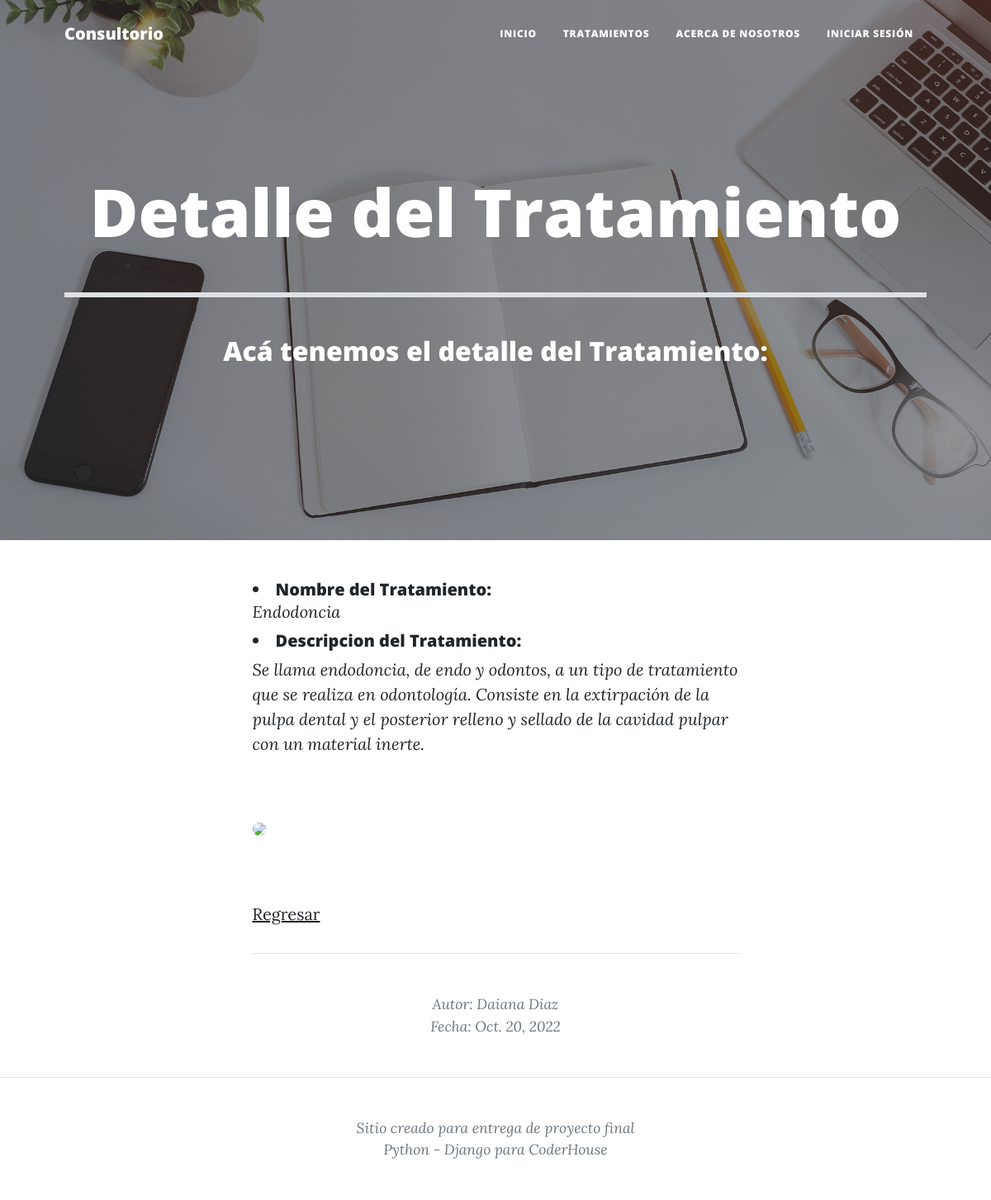
Before: /pages/2 with the older database file.
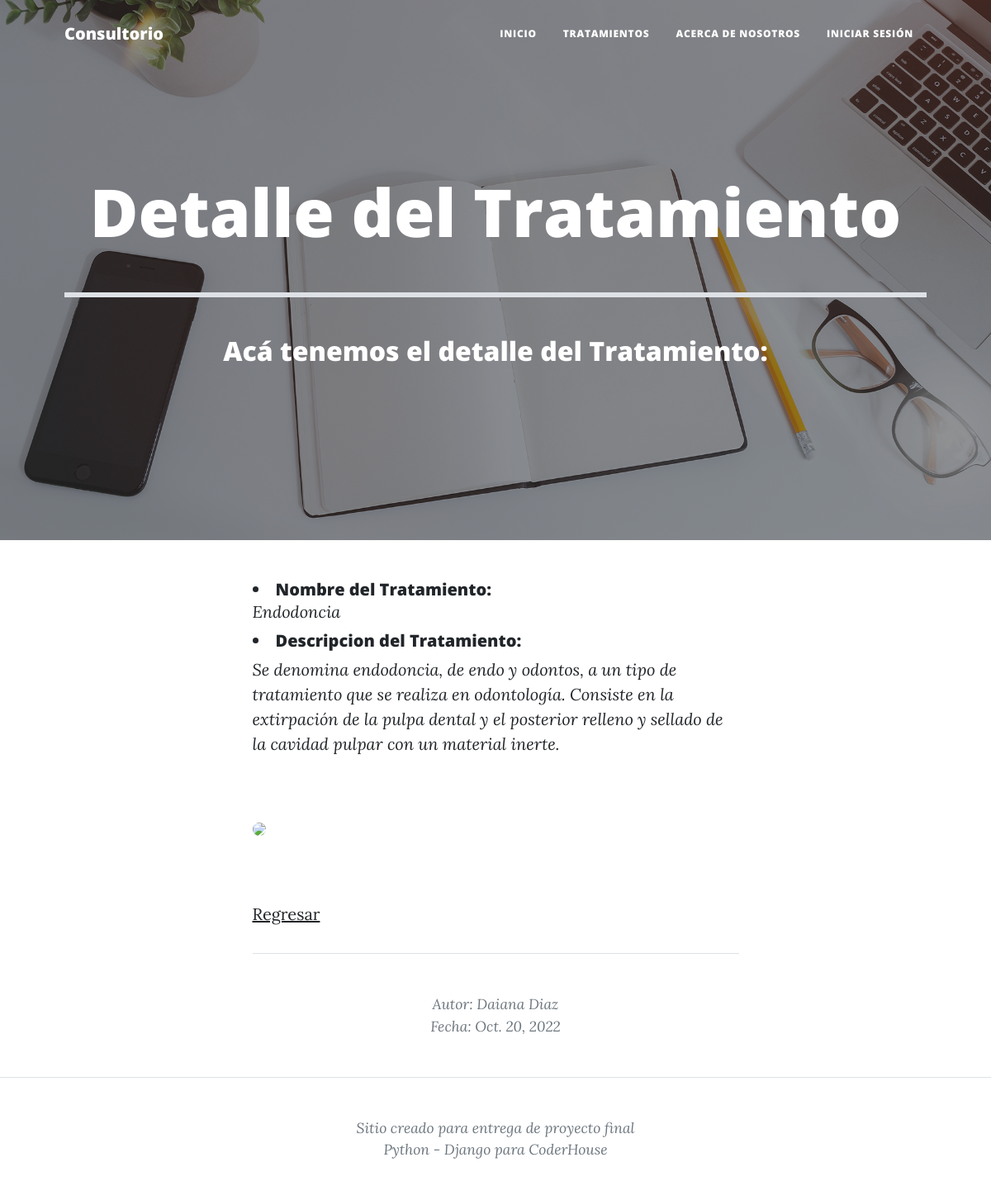
After: the same page with the newer database file.
### paginas/models.py (models this page shows)
class TratamientoOdontologico(models.Model):
    tratamiento = models.CharField(max_length=40)
    contenido = models.CharField(max_length=400)
    autor = models.CharField(max_length=40)
    fecha = models.DateField()

### paginas/views.py (the view)
# urls.py: re_path(r'^(?P<pk>\d+)$', views.TratamientosOdontologicosDetalle.as_view(), name='detalleTratamientos'),
class TratamientosOdontologicosDetalle(DetailView):
    model = TratamientoOdontologico
    template_name = "paginas/detalleTratamientos.html"

### paginas/templates/paginas/detalleTratamientos.html (shortened to what this page needs)
{% extends "paginas/padre.html" %}
{% load static %}
        {% block titulo %}
            <h1 class="mb-1">Detalle del Tratamiento</h1>
            <br>
            <hr size="8px" color="black" />
            <br>
            <h2>Acá tenemos el detalle del Tratamiento:</h2>
        {% endblock %}
        {% block contenido %}
          <h5 class="my-0 py-0"><li>Nombre del Tratamiento:</li></h5>  <i> {{ tratamientoodontologico.tratamiento }}</i>
          <h5 class="my-2"><li>Descripcion del Tratamiento:</li></h5>  <i> {{ tratamientoodontologico.contenido }}</i></p>
          {% if tratamientoodontologico.tratamiento == "Endodoncia" %}
          <div class="col-4">
            <img class="img-fluid rounded-circle py-5" src="https://upload.wikimedia.org/wikipedia/commons/thumb/3/39/Root_Canal_Illustration_Molar.svg/1920px-Root_Canal_Illustration_Molar.svg.png" />
          </div>
          {% endif %}
          <p>
            <a href="{% url 'listaTratamientos' %}">Regresar</a>
          </p>
          <footer class="border-top">
            <div class="container px-4 px-lg-5">
                <div class="row gx-4 gx-lg-5 justify-content-center">
                    <div class="col-md-10 col-lg-8 col-xl-7">
                        <div class="small text-center text-muted fst-italic">Autor: {{ tratamientoodontologico.autor }} <br> Fecha: {{ tratamientoodontologico.fecha }}</div>
                    </div>
                </div>
            </div>
        </footer>
        {% endblock %}

Changed rows visible on the page:
changed TratamientoOdontologico "Endodoncia": contenido "Se llama endodoncia, de endo y…" → "Se denomina endodoncia, de endo y…"
